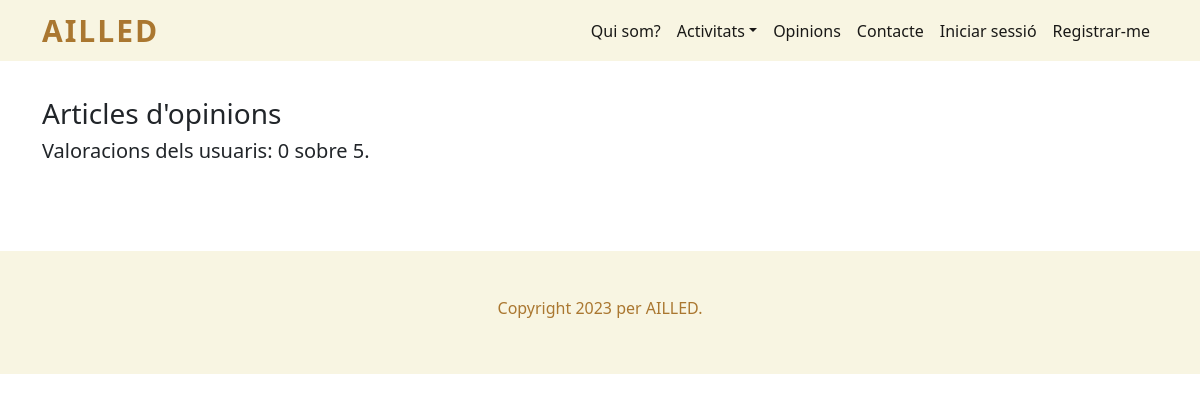
/articles_opinions.php, run on an earlier commit of the app's database.
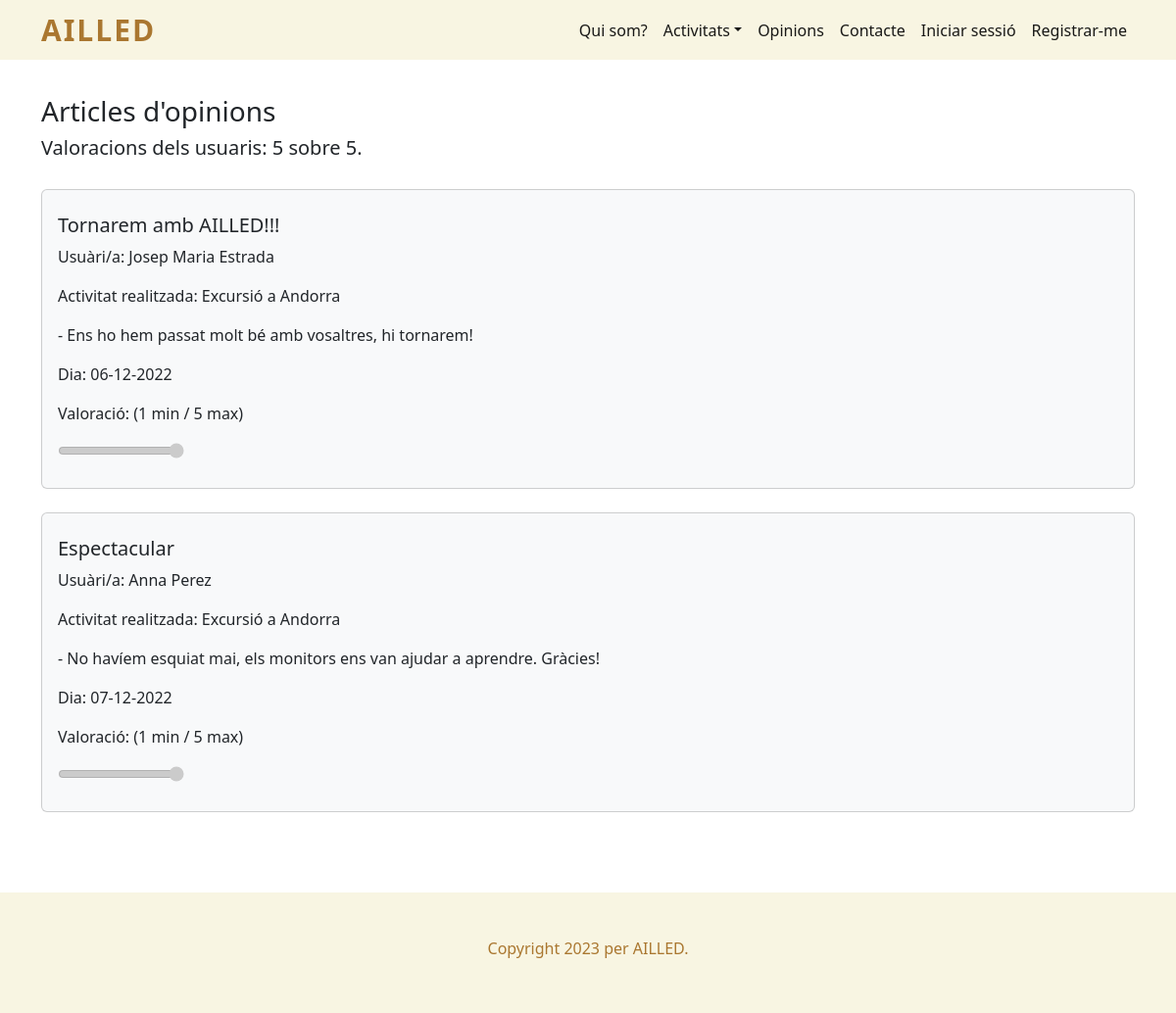
And on a later commit of the database.
### tables this page shows
CREATE TABLE `opinio` (
  `id` int(11) NOT NULL,
  `id_usuari` int(11) NOT NULL,
  `id_activitat` int(11) NOT NULL,
  `titol` varchar(50) NOT NULL,
  `descripcio` varchar(300) NOT NULL,
  `valoracio` int(11) NOT NULL,
  `dia` date NOT NULL
);

CREATE TABLE `usuari` (
  `id` int(11) NOT NULL,
  `nom` varchar(50) NOT NULL,
  `telefon` int(11) NOT NULL,
  `email` varchar(50) NOT NULL,
  `contrasenya` text NOT NULL,
  `imatge` varchar(50) NOT NULL,
  `es_admin` int(11) NOT NULL
);

CREATE TABLE `activitat` (
  `id` int(11) NOT NULL,
  `nom` varchar(50) NOT NULL,
  `id_usuari` int(11) NOT NULL,
  `ubicacio` varchar(50) NOT NULL,
  `descripcio` varchar(300) NOT NULL,
  `participants` int(11) NOT NULL,
  `participants_disponibles` int(11) NOT NULL,
  `dia` date NOT NULL,
  `hora` time NOT NULL,
  `preu` int(11) NOT NULL,
  `imatge` varchar(50) NOT NULL,
  `transport` int(11) NOT NULL,
  `lloc_sortida_transport` varchar(50) NOT NULL,
  `id_vehicle_transport` int(11) NOT NULL,
  `voluntaris` int(11) NOT NULL,
  `voluntaris_disponibles` int(11) NOT NULL,
  `esta_acceptada` int(11) NOT NULL
);

### articles_opinions.php (the view, shortened to what this page needs)
<!doctype html>
<html lang="es">
<head>
  <?php
    include "codi_repetit/head.php";
  ?>
</head>
<body>
  <header>
    <?php
      include "codi_repetit/menu_navegacio.php";
    ?>
  </header>
  <main>
    <section id="contingut_pagina">
      <div class="container">
        <h3>Articles d'opinions</h3>
        <?php
        $sql_mitja = "SELECT AVG(valoracio) FROM opinio";
        $resultat_mitja = $connexio->query($sql_mitja);
        while ($row_mitja = mysqli_fetch_array($resultat_mitja)) {
          echo "<h5>Valoracions dels usuaris: " . round($row_mitja["AVG(valoracio)"]) . " sobre 5.</h5>";
        }
          ?>
        <div style="padding: 2% 0">
          <?php
          $sql_opinio = "SELECT * FROM opinio ORDER BY dia";
          $resultat_opinio = $connexio->query($sql_opinio);
          if ($resultat_opinio->num_rows > 0) {
            while ($row_opinio = $resultat_opinio->fetch_assoc()) {
              ?>
              <div class="card bg-light mb-4 py-2">
                <div class="card-body">
                  <h5 class="card-title">
                    <?php echo $row_opinio["titol"] ?>
                  </h5>
                  <p class="card-text">
                    Usuàri/a:
                    <?php
                    $sql_usuari = "SELECT * FROM usuari WHERE id = " . $row_opinio["id_usuari"];
                    $resultat_usuari = $connexio->query($sql_usuari);
                    while ($row_usuari = $resultat_usuari->fetch_assoc()) {
                      echo $row_usuari["nom"];
                    }
                    ?>
                  </p>
                  <p class="card-text">
                    Activitat realitzada:
                    <?php
                    $sql_usuari = "SELECT * FROM activitat WHERE id = " . $row_opinio["id_activitat"];
                    $resultat_usuari = $connexio->query($sql_usuari);
                    while ($row_usuari = $resultat_usuari->fetch_assoc()) {
                      echo $row_usuari["nom"];
                    }
                    ?>
                  </p>
                  <p class="card-text">
                    - <?php echo $row_opinio["descripcio"] ?>
                  </p>
                  <p class="card-text">
                    Dia:
                    <?php
                    $data_convertida = date("d-m-Y", strtotime($row_opinio["dia"]));
                    echo $data_convertida;
                    ?>
                  </p>
                  <p class="card-text">
                    Valoració: (1 min / 5 max)
                  </p>
                  <input type="range" id="range" disabled value="<?php echo $row_opinio["valoracio"] ?>" min="1" max="5">
                </div>
              </div>
              <?php
            }
          }
          ?>
        </div>
      </div>
    </section>
  </main>
  <footer>
    <?php
      include "codi_repetit/peu_pagina.php";
    ?>
  </footer>
</body>
</html>

What changed in the data, as far as the page shows it:
added opinio: titol "Tornarem amb AILLED!!!", descripcio "Ens ho hem passat molt bé amb vosaltres, hi tornarem!", dia "06-12-2022", valoracio "5"
added usuari: nom "Josep Maria Estrada", shown under "Tornarem amb AILLED!!!"
added activitat: nom "Excursió a Andorra"
added opinio: titol "Espectacular", descripcio "No havíem esquiat mai, els monitors ens van ajudar a aprendre. Gràcies!", dia "07-12-2022", valoracio "5"
added usuari: nom "Anna Perez", shown under "Espectacular"
Also different on the page:
new list line: "Valoracions dels usuaris: 5 sobre 5."
list line gone: "Valoracions dels usuaris: 0 sobre 5."
